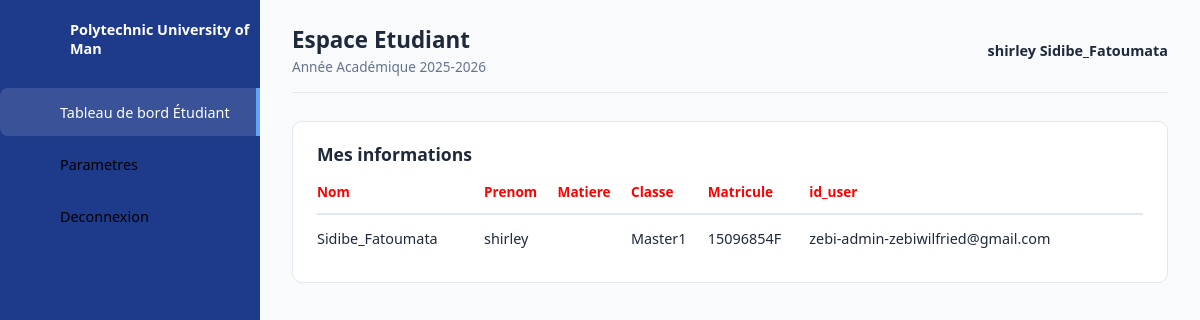
Page /dashboardstudent/ (signed in) on the committed database.
### new_project/models.py (models this page shows)
class Etudiant (models.Model):
    nom=models.CharField(max_length=100)
    prenom =models.CharField(max_length=100)
    age=models.IntegerField(default=0)
    classe = models.ForeignKey(Classes, on_delete=models.SET_NULL,null=True)
    matricule =models.CharField(max_length=50, unique=True)
    id_user = models.ForeignKey(Utilisateur,on_delete=models.CASCADE, related_name="etudiants", null=True, blank=True
)
    class Meta:
        verbose_name = "Etudiant"
        verbose_name_plural = "Etudiants"
    def __str__(self):
        return f"{self.nom} - {self.prenom} - {self.classe} - {self.matricule}"

class Classes (models.Model):
    nom=models.CharField(max_length=50)
    class Meta:
        verbose_name = "Classe"
        verbose_name_plural = "Classes"
    def __str__(self):
        return self.nom

### pages/models.py (models this page shows)
class Utilisateur(AbstractUser):
    ChoiceRole = (
        ('admin','administrateur'),
        ('enseignant','enseignant' ),
        ('etudiant','etudiant')
    )
    role = models.CharField(
        max_length= 25,
        choices=ChoiceRole,
        default='etudiant'
    )
    email = models.EmailField(unique=True)
    REQUIRED_FIELDS = ['email', 'first_name', 'last_name', 'role']
    def __str__(self):
        return f"{self.username}-{self.role}-{self.email} "

### pages/views.py (the view)
# urls.py: path("dashboardstudent/", dashboardstudent , name = 'dashboardstudent'),
@login_required
def dashboardstudent(request):
    print(" etudiant connecté :", request.user)
    print("ID UTILISATEUR :", request.user.id)
    etudiant = Etudiant.objects.filter(
        id_user=request.user
    ).first()
    print("ETUDIANT TROUVÉ :", etudiant)
    return render(
        request,
        'dashboardstudent/dashboardstudent.html',
        {
            'etudiant': etudiant
        }
    )

### templates/dashboardstudent/dashboardstudent.html (shortened to what this page needs)
{% load static %}
<!DOCTYPE html>
<html lang="fr">
<head>
    <link rel="stylesheet" href="{% static 'css/dashboardadmin.css' %}?v=2.0">
</head>
<body>
    <div class="container">
        <aside class="navigation">
            <ul>
                <li class="brand">
                    <a href="#">
                        <span class="titre">Polytechnic University of Man</span>
                    </a>
                </li>
                <li class="active">
                    <a href="#">
                        <span class="titre">Tableau de bord Étudiant</span>
                    </a>
                </li>
                <li>
                    <a href="{% url 'parametresteacher' %}">
                        <span class="titre">Parametres</span>
                    </a>
                </li>
                <li class="logout">
                    <a href="{% url 'deconnexion' %}">
                        <span class="titre">Deconnexion</span>
                    </a>
                </li>
            </ul>
        </aside>
        <main class="main-content">
            <header class="topbar">
                <div>
                    <h2>Espace Etudiant</h2>
                    <p class="subtitle">Année Académique 2025-2026</p>
                </div>
                <div class="user-profile">
                    <span>{{ etudiant.prenom }} {{ etudiant.nom }}</span>
                </div>
            </header>
            <section class="details">
                <div class="recent-orders">
                    <div class="card-header">
                        <h3>Mes informations</h3>
                    </div>
                    <table>
                        <thead>
                            <tr>
                                <td class="lock">Nom</td>
                                <td class="lock">Prenom</td>
                                <td class="lock">Matiere</td>
                                <td class="lock">Classe</td>
                                <td class="lock">Matricule</td>
                                <td class="lock">id_user</td>
                            </tr>
                        </thead>
                        <tbody>
                            {% if etudiant %}
                            <tr>
                                <td>{{ etudiant.nom }}</td>
                                <td>{{ etudiant.prenom }}</td>
                                <td>{{ etudiant.matiere.nom }}</td>
                                <td>{{ etudiant.classe}}</td>
                                <td>{{ etudiant.matricule}}</td>
                                <td>{{ etudiant.id_user}}</td>
                            </tr>
                            {% else %}
                            <tr>
                                <td colspan="6">Aucune information trouvée pour cet etudiant.</td>
                            </tr>
                            {% endif %}
                        </tbody>
                    </table>
                </div>
            </section>
        </main>
    </div>
</body>
</html>

### static/css/dashboardadmin.css (style rules this page uses)
* { margin: 0; padding: 0; box-sizing: border-box; font-family: 'Segoe UI', system-ui, -apple-system, Roboto, sans-serif; }
:root { --primary-color: #1e3a8a; --accent-color: #2563eb; --white: #ffffff; --gray-bg: #f8fafc; --text-main: #1e293b; --text-muted: #64748b; --border-color: #e2e8f0; }
body { min-height: 100vh; background-color: var(--gray-bg); }
.container { display: flex; width: 100%; }
.navigation { width: 260px; height: 100vh; background-color: var(--primary-color); position: fixed; left: 0; top: 0; display: flex; flex-direction: column; }
.navigation ul { list-style: none; padding-top: 15px; width: 100%; }
.navigation ul li { position: relative; width: 100%; margin-bottom: 4px; }
.navigation ul li.brand { margin-bottom: 25px; padding-left: 10px; }
.navigation ul li.brand a { font-weight: 700; font-size: 1.1rem; color: var(--white); }
.navigation ul li a { display: flex; align-items: center; text-decoration: none; color: black; height: 48px; padding-left: 20px; transition: all 0.2s ease; border-top-left-radius: 8px; border-bottom-left-radius: 8px; }
.navigation ul li:hover a, .navigation ul li.active a { color: var(--white); background-color: rgba(255, 255, 255, 0.12); }
.navigation ul li.active a { border-right: 4px solid #60a5fa; }
.navigation ul li a .titre { font-size: 0.9rem; }
.navigation ul li.logout { margin-top: auto; margin-bottom: 20px; }
.main-content { margin-left: 260px; width: calc(100% - 260px); padding: 24px 32px; }
.topbar { display: flex; justify-content: space-between; align-items: center; padding-bottom: 16px; border-bottom: 1px solid var(--border-color); }
.topbar h2 { color: var(--text-main); font-size: 1.4rem; }
.topbar .subtitle { color: var(--text-muted); font-size: 0.85rem; margin-top: 2px; }
.user-profile { display: flex; align-items: center; gap: 8px; font-weight: 600; color: var(--primary-color); font-size: 1.3rem; }
.user-profile span { font-size: 0.9rem; color: var(--text-main); }
.details { margin-top: 28px; }
.recent-orders { background: var(--white); padding: 20px 24px; border-radius: 10px; border: 1px solid var(--border-color); }
.card-header { display: flex; justify-content: space-between; align-items: center; margin-bottom: 16px; }
.card-header h3 { color: var(--text-main); font-size: 1.1rem; }
table { width: 100%; border-collapse: collapse; }
table thead td { font-weight: 600; color: black; padding-bottom: 12px; font-size: 0.85rem; border-bottom: 2px solid var(--border-color); }
.lock { color: red; }
table tbody tr { border-bottom: 1px solid var(--border-color); }
table tbody tr:last-child { border-bottom: none; }
table tbody td { padding: 14px 0; font-size: 0.9rem; color: var(--text-main); }

### rows in the picture
Etudiant: prenom "shirley", nom "Sidibe_Fatoumata", classe "Master1", matricule "15096854F", id_user "zebi-admin-zebiwilfried@gmail.com"
